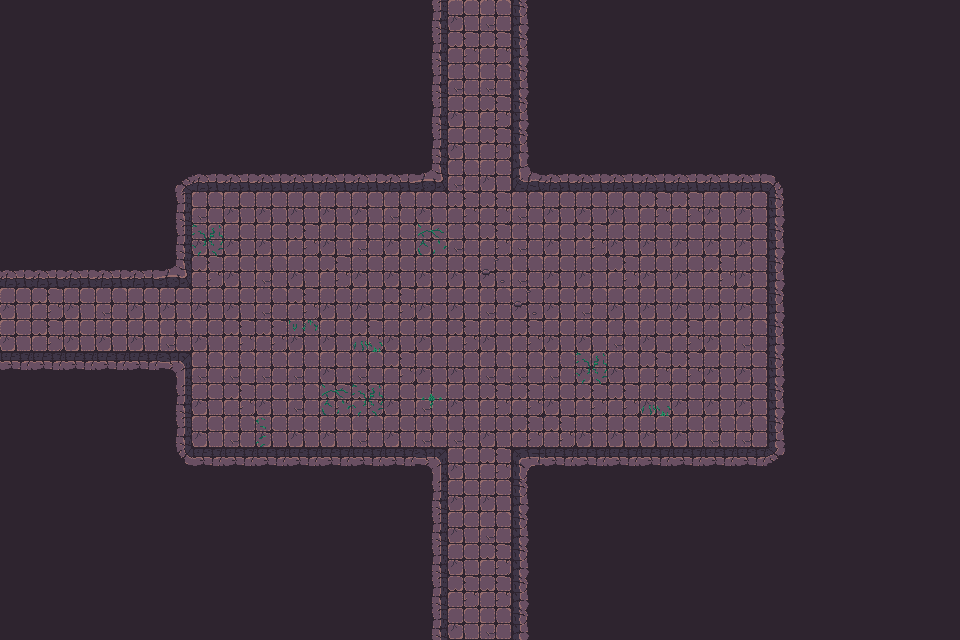

Below is a game level as drawn by its tile map, then a one-line description and the .tmx file that defines it, in full:
An orthogonal 30x20 tile map with 32x32 px tiles, 3 tile layers (Walls, Decor, Items), 2 tilesets and 58 objects.

<map version="1.10" tiledversion="1.11.2" orientation="orthogonal" renderorder="right-down" width="30" height="20" tilewidth="32" tileheight="32" infinite="0" nextlayerid="3" nextobjectid="1">
    <tileset firstgid="1" name="Town Tileset" tilewidth="32" tileheight="32" tilecount="64" columns="8">
        <image source="../../../tiles/World H Tileset.png" trans="ff00ff" width="256" height="256" />
        <tile id="4">
            <objectgroup draworder="index" id="2">
                <object id="1" x="0" y="0" width="32" height="32" />
            </objectgroup>
        </tile>
        <tile id="5">
            <objectgroup draworder="index" id="2">
                <object id="1" x="0" y="0" width="32" height="32" />
            </objectgroup>
        </tile>
        <tile id="6">
            <objectgroup draworder="index" id="2">
                <object id="1" x="0" y="0" width="32" height="32" />
            </objectgroup>
        </tile>
        <tile id="7">
            <objectgroup draworder="index" id="2">
                <object id="1" x="0" y="0" width="32" height="32" />
            </objectgroup>
        </tile>
        <tile id="8">
            <objectgroup draworder="index" id="2">
                <object id="1" x="0" y="0" width="32" height="32" />
            </objectgroup>
        </tile>
        <tile id="10">
            <objectgroup draworder="index" id="2">
                <object id="1" x="0" y="32" width="32" height="0" />
            </objectgroup>
        </tile>
        <tile id="11">
            <objectgroup draworder="index" id="2">
                <object id="1" x="0" y="32" width="32" height="0" />
                <object id="2" x="32" y="0" width="0" height="32" />
            </objectgroup>
        </tile>
        <tile id="12">
            <objectgroup draworder="index" id="2">
                <object id="1" x="32" y="0" width="0" height="32" />
            </objectgroup>
        </tile>
        <tile id="13">
            <objectgroup draworder="index" id="2">
                <object id="1" x="0" y="32" width="32" height="0" />
                <object id="2" x="0" y="32" width="32" height="0" />
                <object id="3" x="0" y="0" width="0" height="32" />
            </objectgroup>
        </tile>
        <tile id="14">
            <objectgroup draworder="index" id="2">
                <object id="1" x="0" y="0" width="0" height="32" />
            </objectgroup>
        </tile>
        <tile id="16">
            <objectgroup draworder="index" id="2">
                <object id="1" x="0" y="0" width="32" height="32" />
            </objectgroup>
        </tile>
        <tile id="24">
            <objectgroup draworder="index" id="2">
                <object id="1" x="0" y="0" width="32" height="32" />
            </objectgroup>
        </tile>
    </tileset>
    <tileset firstgid="65" name="Dungeon Crawler Tileset" tilewidth="32" tileheight="32" tilecount="100" columns="10">
        <image source="../../../tiles/Dungeon_Tile.png" trans="" width="320" height="320" />
        <tile id="2">
            <objectgroup draworder="index" id="2">
                <object id="1" x="0" y="0" width="32" height="32" />
            </objectgroup>
        </tile>
        <tile id="3">
            <objectgroup draworder="index" id="2">
                <object id="1" x="0" y="0" width="32" height="32" />
            </objectgroup>
        </tile>
        <tile id="4">
            <objectgroup draworder="index" id="2">
                <object id="1" x="0" y="0" width="32" height="32" />
            </objectgroup>
        </tile>
        <tile id="5">
            <objectgroup draworder="index" id="2">
                <object id="1" x="0" y="0" width="32" height="32" />
            </objectgroup>
        </tile>
        <tile id="6">
            <objectgroup draworder="index" id="2">
                <object id="1" x="0" y="0" width="32" height="32" />
            </objectgroup>
        </tile>
        <tile id="8">
            <objectgroup draworder="index" id="2">
                <object id="1" x="0" y="0" width="32" height="32" />
            </objectgroup>
        </tile>
        <tile id="12">
            <objectgroup draworder="index" id="2">
                <object id="1" x="0" y="0" width="32" height="32" />
            </objectgroup>
        </tile>
        <tile id="13">
            <objectgroup draworder="index" id="2">
                <object id="1" x="0" y="0" width="32" height="32" />
            </objectgroup>
        </tile>
        <tile id="14">
            <objectgroup draworder="index" id="2">
                <object id="1" x="0" y="0" width="32" height="32" />
            </objectgroup>
        </tile>
        <tile id="15">
            <objectgroup draworder="index" id="2">
                <object id="1" x="0" y="0" width="32" height="32" />
            </objectgroup>
        </tile>
        <tile id="16">
            <objectgroup draworder="index" id="2">
                <object id="1" x="0" y="0" width="32" height="32" />
            </objectgroup>
        </tile>
        <tile id="18">
            <objectgroup draworder="index" id="2">
                <object id="1" x="0" y="0" width="32" height="32" />
            </objectgroup>
        </tile>
        <tile id="22">
            <objectgroup draworder="index" id="2">
                <object id="1" x="0" y="0" width="32" height="32" />
            </objectgroup>
        </tile>
        <tile id="23">
            <objectgroup draworder="index" id="2">
                <object id="1" x="0" y="0" width="32" height="32" />
            </objectgroup>
        </tile>
        <tile id="24">
            <objectgroup draworder="index" id="2">
                <object id="1" x="0" y="0" width="32" height="32" />
            </objectgroup>
        </tile>
        <tile id="25">
            <objectgroup draworder="index" id="2">
                <object id="1" x="0" y="0" width="32" height="32" />
            </objectgroup>
        </tile>
        <tile id="26">
            <objectgroup draworder="index" id="2">
                <object id="1" x="0" y="0" width="32" height="32" />
            </objectgroup>
        </tile>
        <tile id="28">
            <objectgroup draworder="index" id="2">
                <object id="1" x="0" y="0" width="32" height="32" />
            </objectgroup>
        </tile>
        <tile id="32">
            <objectgroup draworder="index" id="2">
                <object id="1" x="0" y="0" width="32" height="32" />
            </objectgroup>
        </tile>
        <tile id="33">
            <objectgroup draworder="index" id="2">
                <object id="1" x="0" y="0" width="32" height="32" />
            </objectgroup>
        </tile>
        <tile id="34">
            <objectgroup draworder="index" id="2">
                <object id="1" x="0" y="0" width="32" height="32" />
            </objectgroup>
        </tile>
        <tile id="35">
            <objectgroup draworder="index" id="2">
                <object id="1" x="0" y="0" width="32" height="32" />
            </objectgroup>
        </tile>
        <tile id="36">
            <objectgroup draworder="index" id="2">
                <object id="1" x="0" y="0" width="32" height="32" />
            </objectgroup>
        </tile>
        <tile id="38">
            <objectgroup draworder="index" id="2">
                <object id="1" x="0" y="0" width="32" height="32" />
            </objectgroup>
        </tile>
        <tile id="42">
            <objectgroup draworder="index" id="2">
                <object id="1" x="0" y="0" width="32" height="32" />
            </objectgroup>
        </tile>
        <tile id="43">
            <objectgroup draworder="index" id="2">
                <object id="1" x="0" y="0" width="32" height="32" />
            </objectgroup>
        </tile>
        <tile id="44">
            <objectgroup draworder="index" id="2">
                <object id="1" x="0" y="0" width="32" height="32" />
            </objectgroup>
        </tile>
        <tile id="45">
            <objectgroup draworder="index" id="2">
                <object id="1" x="0" y="0" width="32" height="32" />
            </objectgroup>
        </tile>
        <tile id="46">
            <objectgroup draworder="index" id="2">
                <object id="1" x="0" y="0" width="32" height="32" />
            </objectgroup>
        </tile>
        <tile id="48">
            <objectgroup draworder="index" id="2">
                <object id="1" x="0" y="0" width="32" height="32" />
            </objectgroup>
        </tile>
        <tile id="52">
            <objectgroup draworder="index" id="2">
                <object id="1" x="0" y="0" width="32" height="32" />
            </objectgroup>
        </tile>
        <tile id="53">
            <objectgroup draworder="index" id="2">
                <object id="1" x="0" y="0" width="32" height="32" />
            </objectgroup>
        </tile>
        <tile id="54">
            <objectgroup draworder="index" id="2">
                <object id="1" x="0" y="0" width="32" height="32" />
            </objectgroup>
        </tile>
        <tile id="55">
            <objectgroup draworder="index" id="2">
                <object id="1" x="0" y="0" width="32" height="32" />
            </objectgroup>
        </tile>
        <tile id="56">
            <objectgroup draworder="index" id="2">
                <object id="1" x="0" y="0" width="32" height="32" />
            </objectgroup>
        </tile>
        <tile id="58">
            <objectgroup draworder="index" id="2">
                <object id="1" x="0" y="0" width="32" height="32" />
            </objectgroup>
        </tile>
        <tile id="62">
            <objectgroup draworder="index" id="2">
                <object id="1" x="0" y="0" width="32" height="32" />
            </objectgroup>
        </tile>
        <tile id="63">
            <objectgroup draworder="index" id="2">
                <object id="1" x="0" y="0" width="32" height="32" />
            </objectgroup>
        </tile>
        <tile id="64">
            <objectgroup draworder="index" id="2">
                <object id="1" x="0" y="0" width="32" height="32" />
            </objectgroup>
        </tile>
        <tile id="65">
            <objectgroup draworder="index" id="2">
                <object id="1" x="0" y="0" width="32" height="32" />
            </objectgroup>
        </tile>
        <tile id="66">
            <objectgroup draworder="index" id="2">
                <object id="1" x="0" y="0" width="32" height="32" />
            </objectgroup>
        </tile>
        <tile id="68">
            <objectgroup draworder="index" id="2">
                <object id="1" x="0" y="0" width="32" height="32" />
            </objectgroup>
        </tile>
        <tile id="80">
            <objectgroup draworder="index" id="2">
                <object id="1" x="0" y="0" width="32" height="32" />
            </objectgroup>
        </tile>
    </tileset>
    <layer id="1" name="Walls" width="30" height="20">
        <data encoding="csv">
122,122,122,122,122,122,122,122,122,122,122,122,122,77,75,66,79,122,122,122,122,122,122,122,122,122,122,122,122,122,
122,122,122,122,122,122,122,122,122,122,122,122,122,77,65,65,79,122,122,122,122,122,122,122,122,122,122,122,122,122,
122,122,122,122,122,122,122,122,122,122,122,122,122,77,66,66,79,122,122,122,122,122,122,122,122,122,122,122,122,122,
122,122,122,122,122,122,122,122,122,122,122,122,122,77,75,65,79,122,122,122,122,122,122,122,122,122,122,122,122,122,
122,122,122,122,122,122,122,122,122,122,122,122,122,77,75,65,79,122,122,122,122,122,122,122,122,122,122,122,122,122,
122,122,122,122,122,67,68,68,68,68,68,68,68,103,66,75,100,68,68,68,68,68,68,68,69,122,122,122,122,122,
122,122,122,122,122,77,66,75,75,75,75,75,66,75,65,65,66,75,75,75,65,65,75,75,79,122,122,122,122,122,
122,122,122,122,122,77,75,75,75,65,75,66,75,75,66,65,66,75,65,75,75,75,75,75,79,122,122,122,122,122,
68,68,68,68,68,103,65,75,66,75,65,75,75,75,75,75,66,75,75,65,75,75,65,75,79,122,122,122,122,122,
75,65,75,66,75,75,75,75,66,65,75,75,65,75,75,66,75,75,66,75,75,75,75,75,79,122,122,122,122,122,
75,65,75,75,75,66,75,65,65,75,75,65,75,75,65,75,65,75,75,66,75,65,75,66,79,122,122,122,122,122,
88,88,88,88,88,73,66,66,66,66,75,66,65,75,75,66,66,66,75,75,65,65,75,75,79,122,122,122,122,122,
122,122,122,122,122,77,75,65,75,66,65,65,75,66,75,65,65,75,65,65,75,75,75,75,79,122,122,122,122,122,
122,122,122,122,122,77,75,66,75,75,75,66,75,66,66,75,65,65,75,75,75,75,66,66,79,122,122,122,122,122,
122,122,122,122,122,87,88,88,88,88,88,88,88,73,75,65,70,88,88,88,88,88,88,88,89,122,122,122,122,122,
122,122,122,122,122,122,122,122,122,122,122,122,122,77,75,75,79,122,122,122,122,122,122,122,122,122,122,122,122,122,
122,122,122,122,122,122,122,122,122,122,122,122,122,77,75,66,79,122,122,122,122,122,122,122,122,122,122,122,122,122,
122,122,122,122,122,122,122,122,122,122,122,122,122,77,75,65,79,122,122,122,122,122,122,122,122,122,122,122,122,122,
122,122,122,122,122,122,122,122,122,122,122,122,122,77,65,65,79,122,122,122,122,122,122,122,122,122,122,122,122,122,
122,122,122,122,122,122,122,122,122,122,122,122,122,77,75,66,79,122,122,122,122,122,122,122,122,122,122,122,122,122
        </data>
    </layer>
    <layer id="1" name="Decor" width="30" height="20">
        <data encoding="csv">
133,133,133,133,133,133,133,133,133,133,133,133,133,133,133,133,133,133,133,133,133,133,133,133,133,133,133,133,133,133,
133,133,133,133,133,133,133,133,133,133,133,133,133,133,133,133,133,133,133,133,133,133,133,133,133,133,133,133,133,133,
133,133,133,133,133,133,133,133,133,133,133,133,133,133,133,133,133,133,133,133,133,133,133,133,133,133,133,133,133,133,
133,133,133,133,133,133,133,133,133,133,133,133,133,133,133,133,133,133,133,133,133,133,133,133,133,133,133,133,133,133,
133,133,133,133,133,133,133,133,133,133,133,133,133,133,133,133,133,133,133,133,133,133,133,133,133,133,133,133,133,133,
133,133,133,133,133,133,133,133,133,133,133,133,133,133,133,133,133,133,133,133,133,133,133,133,133,133,133,133,133,133,
133,133,133,133,133,133,133,133,133,133,133,133,133,133,133,133,133,133,133,133,133,133,133,133,133,133,133,133,133,133,
133,133,133,133,133,133,125,133,133,133,133,133,133,126,133,133,133,133,136,133,133,133,133,133,133,133,133,133,133,133,
133,133,133,133,133,133,133,133,133,133,133,133,133,133,133,116,133,133,133,133,133,133,133,133,133,133,133,133,133,133,
133,133,133,133,133,133,133,133,133,133,133,133,133,133,133,133,116,133,133,133,133,133,133,133,133,133,133,133,133,133,
133,133,133,133,133,133,133,133,133,138,133,137,133,133,133,133,133,133,133,133,133,133,133,133,133,133,133,133,133,133,
133,133,133,133,133,133,136,133,133,133,133,133,133,133,133,133,133,133,125,133,133,133,133,133,133,133,133,133,133,133,
133,133,133,133,133,133,133,133,133,133,126,125,133,135,133,133,133,133,133,133,137,133,133,133,133,133,133,133,133,133,
133,133,133,133,133,133,133,133,139,133,133,133,133,133,133,133,133,133,133,133,133,133,133,133,133,133,133,133,133,133,
133,133,133,133,133,133,133,133,133,133,133,133,133,133,133,133,133,133,133,133,133,133,133,133,133,133,133,133,133,133,
133,133,133,133,133,133,133,133,133,133,133,133,133,133,133,133,133,133,133,133,133,133,133,133,133,133,133,133,133,133,
133,133,133,133,133,133,133,133,133,133,133,133,133,133,133,133,133,133,133,133,133,133,133,133,133,133,133,133,133,133,
133,133,133,133,133,133,133,133,133,133,133,133,133,133,133,133,133,133,133,133,133,133,133,133,133,133,133,133,133,133,
133,133,133,133,133,133,133,133,133,133,133,133,133,133,133,133,133,133,133,133,133,133,133,133,133,133,133,133,133,133,
133,133,133,133,133,133,133,133,133,133,133,133,133,133,133,133,133,133,133,133,133,133,133,133,133,133,133,133,133,133
        </data>
    </layer>
    <layer id="1" name="Items" width="30" height="20">
        <data encoding="csv">
133,133,133,133,133,133,133,133,133,133,133,133,133,133,133,133,133,133,133,133,133,133,133,133,133,133,133,133,133,133,
133,133,133,133,133,133,133,133,133,133,133,133,133,133,133,133,133,133,133,133,133,133,133,133,133,133,133,133,133,133,
133,133,133,133,133,133,133,133,133,133,133,133,133,133,133,133,133,133,133,133,133,133,133,133,133,133,133,133,133,133,
133,133,133,133,133,133,133,133,133,133,133,133,133,133,133,133,133,133,133,133,133,133,133,133,133,133,133,133,133,133,
133,133,133,133,133,133,133,133,133,133,133,133,133,133,133,133,133,133,133,133,133,133,133,133,133,133,133,133,133,133,
133,133,133,133,133,133,133,133,133,133,133,133,133,133,133,133,133,133,133,133,133,133,133,133,133,133,133,133,133,133,
133,133,133,133,133,133,133,133,133,133,133,133,133,133,133,133,133,133,133,133,133,133,133,133,133,133,133,133,133,133,
133,133,133,133,133,133,133,133,133,133,133,133,133,133,133,133,133,133,133,133,133,133,133,133,133,133,133,133,133,133,
133,133,133,133,133,133,133,133,133,133,133,133,133,133,133,133,133,133,133,133,133,133,133,133,133,133,133,133,133,133,
133,133,133,133,133,133,133,133,133,133,133,133,133,133,133,133,133,133,133,133,133,133,133,133,133,133,133,133,133,133,
133,133,133,133,133,133,133,133,133,133,133,133,133,133,133,133,133,133,133,133,133,133,133,133,133,133,133,133,133,133,
133,133,133,133,133,133,133,133,133,133,133,133,133,133,133,133,133,133,133,133,133,133,133,133,133,133,133,133,133,133,
133,133,133,133,133,133,133,133,133,133,133,133,133,133,133,133,133,133,133,133,133,133,133,133,133,133,133,133,133,133,
133,133,133,133,133,133,133,133,133,133,133,133,133,133,133,133,133,133,133,133,133,133,133,133,133,133,133,133,133,133,
133,133,133,133,133,133,133,133,133,133,133,133,133,133,133,133,133,133,133,133,133,133,133,133,133,133,133,133,133,133,
133,133,133,133,133,133,133,133,133,133,133,133,133,133,133,133,133,133,133,133,133,133,133,133,133,133,133,133,133,133,
133,133,133,133,133,133,133,133,133,133,133,133,133,133,133,133,133,133,133,133,133,133,133,133,133,133,133,133,133,133,
133,133,133,133,133,133,133,133,133,133,133,133,133,133,133,133,133,133,133,133,133,133,133,133,133,133,133,133,133,133,
133,133,133,133,133,133,133,133,133,133,133,133,133,133,133,133,133,133,133,133,133,133,133,133,133,133,133,133,133,133,
133,133,133,133,133,133,133,133,133,133,133,133,133,133,133,133,133,133,133,133,133,133,133,133,133,133,133,133,133,133
        </data>
    </layer>
</map>
